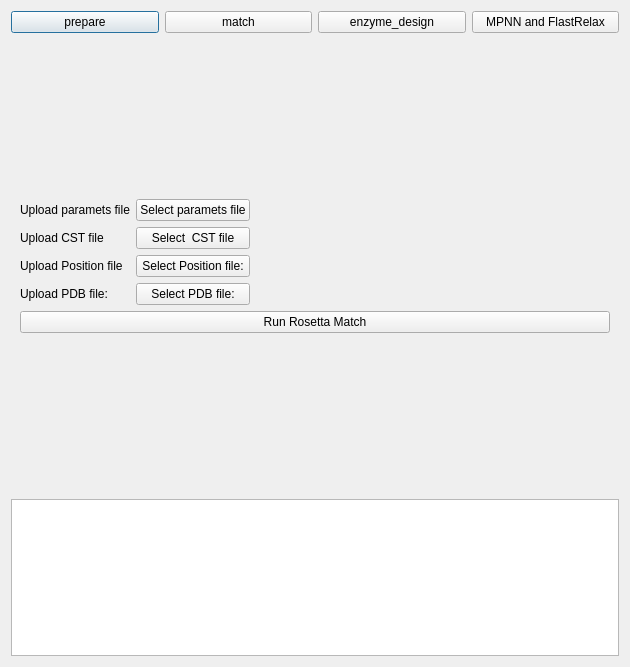
<?xml version="1.0" encoding="UTF-8"?>
<ui version="4.0">
 <class>Dialog</class>
 <widget class="QDialog" name="Dialog">
  <property name="geometry">
   <rect>
    <x>0</x>
    <y>0</y>
    <width>630</width>
    <height>667</height>
   </rect>
  </property>
  <property name="windowTitle">
   <string>Rosetta Match Plugin</string>
  </property>
  <layout class="QVBoxLayout" name="verticalLayout">
   <item>
    <layout class="QHBoxLayout" name="horizontalLayout">
     <item>
      <widget class="QPushButton" name="select_prepare">
       <property name="text">
        <string>prepare</string>
       </property>
      </widget>
     </item>
     <item>
      <widget class="QPushButton" name="select_match">
       <property name="text">
        <string>match</string>
       </property>
      </widget>
     </item>
     <item>
      <widget class="QPushButton" name="select_design">
       <property name="text">
        <string>enzyme_design</string>
       </property>
      </widget>
     </item>
     <item>
      <widget class="QPushButton" name="select_mpnn">
       <property name="text">
        <string>MPNN and FlastRelax</string>
       </property>
      </widget>
     </item>
    </layout>
   </item>
   <item>
    <widget class="QStackedWidget" name="stackedWidget">
     <property name="currentIndex">
      <number>3</number>
     </property>
     <widget class="QWidget" name="prepare_page">
      <property name="minimumSize">
       <size>
        <width>606</width>
        <height>0</height>
       </size>
      </property>
      <layout class="QVBoxLayout" name="verticalLayout_11">
       <item>
        <layout class="QVBoxLayout" name="verticalLayout_7">
         <item>
          <widget class="QLabel" name="label_6">
           <property name="palette">
            <palette>
             <active>
              <colorrole role="WindowText">
               <brush brushstyle="SolidPattern">
                <color alpha="255">
                 <red>252</red>
                 <green>1</green>
                 <blue>7</blue>
                </color>
               </brush>
              </colorrole>
             </active>
             <inactive>
              <colorrole role="WindowText">
               <brush brushstyle="SolidPattern">
                <color alpha="255">
                 <red>252</red>
                 <green>1</green>
                 <blue>7</blue>
                </color>
               </brush>
              </colorrole>
             </inactive>
             <disabled>
              <colorrole role="WindowText">
               <brush brushstyle="SolidPattern">
                <color alpha="255">
                 <red>127</red>
                 <green>127</green>
                 <blue>127</blue>
                </color>
               </brush>
              </colorrole>
             </disabled>
            </palette>
           </property>
           <property name="font">
            <font>
             <pointsize>20</pointsize>
             <weight>75</weight>
             <bold>true</bold>
            </font>
           </property>
           <property name="text">
            <string>Download data from Rcsb</string>
           </property>
           <property name="textFormat">
            <enum>Qt::AutoText</enum>
           </property>
           <property name="alignment">
            <set>Qt::AlignCenter</set>
           </property>
          </widget>
         </item>
         <item>
          <layout class="QHBoxLayout" name="horizontalLayout_4">
           <item>
            <widget class="QLabel" name="label">
             <property name="text">
              <string>Get PDB file</string>
             </property>
            </widget>
           </item>
           <item>
            <widget class="QLineEdit" name="prepare_show_pdbname">
             <property name="placeholderText">
              <string>please input PDB ID</string>
             </property>
            </widget>
           </item>
           <item>
            <widget class="QPushButton" name="prepare_get_pdbfile">
             <property name="text">
              <string>Get PDB</string>
             </property>
            </widget>
           </item>
          </layout>
         </item>
        </layout>
       </item>
       <item>
        <layout class="QVBoxLayout" name="verticalLayout_10">
         <item>
          <widget class="QLabel" name="label_7">
           <property name="palette">
            <palette>
             <active>
              <colorrole role="WindowText">
               <brush brushstyle="SolidPattern">
                <color alpha="255">
                 <red>252</red>
                 <green>1</green>
                 <blue>7</blue>
                </color>
               </brush>
              </colorrole>
             </active>
             <inactive>
              <colorrole role="WindowText">
               <brush brushstyle="SolidPattern">
                <color alpha="255">
                 <red>252</red>
                 <green>1</green>
                 <blue>7</blue>
                </color>
               </brush>
              </colorrole>
             </inactive>
             <disabled>
              <colorrole role="WindowText">
               <brush brushstyle="SolidPattern">
                <color alpha="255">
                 <red>127</red>
                 <green>127</green>
                 <blue>127</blue>
                </color>
               </brush>
              </colorrole>
             </disabled>
            </palette>
           </property>
           <property name="font">
            <font>
             <pointsize>20</pointsize>
             <weight>75</weight>
             <bold>true</bold>
            </font>
           </property>
           <property name="text">
            <string>File ready </string>
           </property>
           <property name="alignment">
            <set>Qt::AlignCenter</set>
           </property>
          </widget>
         </item>
         <item>
          <layout class="QVBoxLayout" name="verticalLayout_9">
           <item>
            <layout class="QHBoxLayout" name="horizontalLayout_2">
             <item>
              <widget class="QLabel" name="label_3">
               <property name="text">
                <string>Generate Cst file</string>
               </property>
              </widget>
             </item>
             <item>
              <layout class="QVBoxLayout" name="verticalLayout_5">
               <item>
                <widget class="QPushButton" name="prepare_upload_pdb_2">
                 <property name="text">
                  <string>Upload PDB file</string>
                 </property>
                </widget>
               </item>
               <item>
                <widget class="QLineEdit" name="prepare_show_cstpath"/>
               </item>
              </layout>
             </item>
             <item>
              <layout class="QVBoxLayout" name="verticalLayout_6">
               <item>
                <widget class="QPushButton" name="select_paramsfile_2">
                 <property name="text">
                  <string>Upload params file</string>
                 </property>
                </widget>
               </item>
               <item>
                <widget class="QLineEdit" name="show_paramsfile"/>
               </item>
              </layout>
             </item>
             <item>
              <widget class="QPushButton" name="prepare_genrate_cst">
               <property name="text">
                <string>Start</string>
               </property>
              </widget>
             </item>
            </layout>
           </item>
           <item>
            <layout class="QHBoxLayout" name="horizontalLayout_5">
             <item>
              <widget class="QLabel" name="label_4">
               <property name="text">
                <string>Clean PDB File</string>
               </property>
              </widget>
             </item>
             <item>
              <widget class="QPushButton" name="prepare_upload_pdb_3">
               <property name="text">
                <string>Upload PDB file</string>
               </property>
              </widget>
             </item>
             <item>
              <widget class="QLineEdit" name="prepare_show_cleanpdb"/>
             </item>
             <item>
              <widget class="QPushButton" name="prepare_generate_cleanpdb">
               <property name="text">
                <string>Start</string>
               </property>
              </widget>
             </item>
            </layout>
           </item>
           <item>
            <layout class="QHBoxLayout" name="horizontalLayout_3">
             <item>
              <widget class="QLabel" name="label_2">
               <property name="text">
                <string>Generate params File</string>
               </property>
              </widget>
             </item>
             <item>
              <widget class="QPushButton" name="prepare_upload_mol2">
               <property name="text">
                <string>Upload PDB file</string>
               </property>
              </widget>
             </item>
             <item>
              <widget class="QLineEdit" name="prepare_show_mol2path"/>
             </item>
             <item>
              <widget class="QPushButton" name="prepare_generate_params">
               <property name="text">
                <string>Start</string>
               </property>
              </widget>
             </item>
            </layout>
           </item>
           <item>
            <layout class="QHBoxLayout" name="horizontalLayout_6">
             <item>
              <widget class="QLabel" name="label_5">
               <property name="text">
                <string>Generate pos File </string>
               </property>
              </widget>
             </item>
             <item>
              <layout class="QVBoxLayout" name="verticalLayout_3">
               <item>
                <widget class="QPushButton" name="prepare_upload_pdbfile">
                 <property name="text">
                  <string>Upload PDB file</string>
                 </property>
                </widget>
               </item>
               <item>
                <widget class="QLineEdit" name="prepare_show_pdbpath"/>
               </item>
              </layout>
             </item>
             <item>
              <layout class="QVBoxLayout" name="verticalLayout_4">
               <item>
                <widget class="QPushButton" name="prepare_upload_ligandfile">
                 <property name="text">
                  <string>Upload ligand PDB file</string>
                 </property>
                </widget>
               </item>
               <item>
                <widget class="QLineEdit" name="prepare_show_ligandpath"/>
               </item>
              </layout>
             </item>
             <item>
              <widget class="QPushButton" name="prepare_generate_posfile">
               <property name="text">
                <string>Start</string>
               </property>
              </widget>
             </item>
            </layout>
           </item>
          </layout>
         </item>
        </layout>
       </item>
       <item>
        <layout class="QVBoxLayout" name="verticalLayout_8">
         <item>
          <widget class="QLabel" name="label_8">
           <property name="palette">
            <palette>
             <active>
              <colorrole role="WindowText">
               <brush brushstyle="SolidPattern">
                <color alpha="255">
                 <red>252</red>
                 <green>1</green>
                 <blue>7</blue>
                </color>
               </brush>
              </colorrole>
             </active>
             <inactive>
              <colorrole role="WindowText">
               <brush brushstyle="SolidPattern">
                <color alpha="255">
                 <red>252</red>
                 <green>1</green>
                 <blue>7</blue>
                </color>
               </brush>
              </colorrole>
             </inactive>
             <disabled>
              <colorrole role="WindowText">
               <brush brushstyle="SolidPattern">
                <color alpha="255">
                 <red>127</red>
                 <green>127</green>
                 <blue>127</blue>
                </color>
               </brush>
              </colorrole>
             </disabled>
            </palette>
           </property>
           <property name="font">
            <font>
             <pointsize>20</pointsize>
             <weight>75</weight>
             <bold>true</bold>
            </font>
           </property>
           <property name="text">
            <string>Get a CST file from CSC Database</string>
           </property>
           <property name="alignment">
            <set>Qt::AlignCenter</set>
           </property>
          </widget>
         </item>
         <item>
          <layout class="QHBoxLayout" name="horizontalLayout_7">
           <item>
            <widget class="QLabel" name="label_9">
             <property name="text">
              <string>PDB ID</string>
             </property>
            </widget>
           </item>
           <item>
            <spacer name="verticalSpacer_3">
             <property name="orientation">
              <enum>Qt::Vertical</enum>
             </property>
             <property name="sizeHint" stdset="0">
              <size>
               <width>20</width>
               <height>40</height>
              </size>
             </property>
            </spacer>
           </item>
           <item>
            <widget class="QLineEdit" name="prepare_show_pdbname_2"/>
           </item>
           <item>
            <widget class="QPushButton" name="prepare_get_cstfile">
             <property name="text">
              <string>Get CstFile</string>
             </property>
            </widget>
           </item>
          </layout>
         </item>
        </layout>
       </item>
      </layout>
     </widget>
     <widget class="QWidget" name="page">
      <layout class="QGridLayout" name="gridLayout_3">
       <item row="0" column="0">
        <layout class="QGridLayout" name="gridLayout">
         <item row="6" column="0">
          <widget class="QPushButton" name="design_upload_scfile">
           <property name="text">
            <string>Select ScFile</string>
           </property>
          </widget>
         </item>
         <item row="8" column="0" colspan="3">
          <widget class="QTableView" name="design_show_scanalyresults"/>
         </item>
         <item row="6" column="2">
          <widget class="QPushButton" name="design_start_scanalysis">
           <property name="text">
            <string>Analysis</string>
           </property>
          </widget>
         </item>
         <item row="0" column="0">
          <widget class="QLabel" name="label_cst_params_2">
           <property name="text">
            <string>Upload params file</string>
           </property>
          </widget>
         </item>
         <item row="2" column="2">
          <widget class="QLineEdit" name="design_show_pdbpath"/>
         </item>
         <item row="0" column="1">
          <widget class="QPushButton" name="select_cst_params_2">
           <property name="text">
            <string>Select params file</string>
           </property>
          </widget>
         </item>
         <item row="2" column="1">
          <widget class="QPushButton" name="select_design_pdb_file">
           <property name="text">
            <string>Select PDB file</string>
           </property>
          </widget>
         </item>
         <item row="5" column="0" colspan="3">
          <widget class="QPushButton" name="run_design_button">
           <property name="text">
            <string>Run Rosetta Design</string>
           </property>
          </widget>
         </item>
         <item row="0" column="2">
          <widget class="QLineEdit" name="cst_params_entry_2"/>
         </item>
         <item row="1" column="0">
          <widget class="QLabel" name="label_cst_file_2">
           <property name="text">
            <string>Upload CST file</string>
           </property>
          </widget>
         </item>
         <item row="1" column="1">
          <widget class="QPushButton" name="select_cst_file_2">
           <property name="text">
            <string>Select CST file</string>
           </property>
          </widget>
         </item>
         <item row="1" column="2">
          <widget class="QLineEdit" name="cst_file_entry_2"/>
         </item>
         <item row="2" column="0">
          <widget class="QLabel" name="label_design_pdb_file">
           <property name="text">
            <string>Upload  PDB file</string>
           </property>
          </widget>
         </item>
         <item row="6" column="1">
          <widget class="QLineEdit" name="design_show_scfilepath_2"/>
         </item>
         <item row="3" column="0">
          <widget class="QLabel" name="label_13">
           <property name="text">
            <string>Choose output structure</string>
           </property>
          </widget>
         </item>
         <item row="3" column="1">
          <widget class="QLineEdit" name="design_choosenum">
           <property name="placeholderText">
            <string>default 15</string>
           </property>
          </widget>
         </item>
        </layout>
       </item>
      </layout>
     </widget>
     <widget class="QWidget" name="page_3">
      <layout class="QVBoxLayout" name="verticalLayout_14">
       <item>
        <layout class="QVBoxLayout" name="verticalLayout_13">
         <item>
          <layout class="QVBoxLayout" name="verticalLayout_2">
           <item>
            <layout class="QHBoxLayout" name="horizontalLayout_8">
             <item>
              <widget class="QLabel" name="label_checkpoint_file">
               <property name="text">
                <string>Upload MPNN model File </string>
               </property>
              </widget>
             </item>
             <item>
              <widget class="QPushButton" name="select_checkpoint_file">
               <property name="text">
                <string>Select MPNN model file</string>
               </property>
              </widget>
             </item>
             <item>
              <widget class="QLineEdit" name="checkpoint_file_entry"/>
             </item>
            </layout>
           </item>
           <item>
            <layout class="QHBoxLayout" name="horizontalLayout_9">
             <item>
              <widget class="QLabel" name="label_model_type">
               <property name="text">
                <string>Select model type</string>
               </property>
              </widget>
             </item>
             <item>
              <widget class="QComboBox" name="select_model_type">
               <item>
                <property name="text">
                 <string>ligand_mpnn</string>
                </property>
               </item>
               <item>
                <property name="text">
                 <string>protein_mpnn</string>
                </property>
               </item>
              </widget>
             </item>
             <item>
              <widget class="QLineEdit" name="model_type_entry"/>
             </item>
            </layout>
           </item>
           <item>
            <layout class="QHBoxLayout" name="horizontalLayout_10">
             <item>
              <widget class="QLabel" name="label_pdb_file_2">
               <property name="text">
                <string>Upload PDB fIle</string>
               </property>
              </widget>
             </item>
             <item>
              <widget class="QPushButton" name="select_pdb_file_2">
               <property name="text">
                <string>Select PDB file</string>
               </property>
              </widget>
             </item>
             <item>
              <widget class="QLineEdit" name="pdb_file_entry_2"/>
             </item>
            </layout>
           </item>
           <item>
            <layout class="QHBoxLayout" name="horizontalLayout_12">
             <item>
              <widget class="QLabel" name="label_10">
               <property name="text">
                <string>Select Design Chain</string>
               </property>
              </widget>
             </item>
             <item>
              <widget class="QLineEdit" name="mpnn_show_chain"/>
             </item>
            </layout>
           </item>
          </layout>
         </item>
         <item>
          <layout class="QVBoxLayout" name="verticalLayout_12">
           <item>
            <layout class="QHBoxLayout" name="horizontalLayout_13">
             <item>
              <widget class="QLabel" name="label_11">
               <property name="text">
                <string>Upload Cst file</string>
               </property>
              </widget>
             </item>
             <item>
              <widget class="QPushButton" name="select_cst_file_3">
               <property name="text">
                <string>Select CST file</string>
               </property>
              </widget>
             </item>
             <item>
              <widget class="QLineEdit" name="show_cstpath"/>
             </item>
            </layout>
           </item>
           <item>
            <layout class="QHBoxLayout" name="horizontalLayout_14">
             <item>
              <widget class="QLabel" name="label_12">
               <property name="text">
                <string>Upload params file</string>
               </property>
              </widget>
             </item>
             <item>
              <widget class="QPushButton" name="select_paramsfile">
               <property name="text">
                <string>Select params file</string>
               </property>
              </widget>
             </item>
             <item>
              <widget class="QLineEdit" name="show_paramsfilepath"/>
             </item>
            </layout>
           </item>
          </layout>
         </item>
         <item>
          <layout class="QHBoxLayout" name="horizontalLayout_15">
           <item>
            <widget class="QLabel" name="label_14">
             <property name="text">
              <string>Choose output structure</string>
             </property>
            </widget>
           </item>
           <item>
            <widget class="QLineEdit" name="mpnn_choosenum">
             <property name="placeholderText">
              <string>default：15</string>
             </property>
            </widget>
           </item>
          </layout>
         </item>
         <item>
          <layout class="QHBoxLayout" name="horizontalLayout_16">
           <item>
            <widget class="QLabel" name="label_15">
             <property name="text">
              <string>Choose cst cutoff</string>
             </property>
            </widget>
           </item>
           <item>
            <widget class="QLineEdit" name="choose_cstcutoff">
             <property name="placeholderText">
              <string>Filter structures based on constraints. Default 0: no filtering.</string>
             </property>
            </widget>
           </item>
          </layout>
         </item>
         <item>
          <widget class="QPushButton" name="run_button_2">
           <property name="text">
            <string>Run </string>
           </property>
          </widget>
         </item>
         <item>
          <layout class="QHBoxLayout" name="horizontalLayout_11">
           <item>
            <widget class="QPushButton" name="select_score_button">
             <property name="text">
              <string>Select Score File</string>
             </property>
            </widget>
           </item>
           <item>
            <widget class="QLineEdit" name="mpnn_show_scpath"/>
           </item>
           <item>
            <widget class="QPushButton" name="analysisscore">
             <property name="text">
              <string>Analysis</string>
             </property>
            </widget>
           </item>
          </layout>
         </item>
         <item>
          <widget class="QTableView" name="analysis_view"/>
         </item>
        </layout>
       </item>
      </layout>
     </widget>
     <widget class="QWidget" name="page_2">
      <layout class="QGridLayout" name="gridLayout_4">
       <item row="0" column="0">
        <layout class="QGridLayout" name="gridLayout_2">
         <item row="0" column="1">
          <widget class="QPushButton" name="select_cst_params">
           <property name="text">
            <string>Select paramets file</string>
           </property>
          </widget>
         </item>
         <item row="2" column="0">
          <widget class="QLabel" name="label_pos_file">
           <property name="text">
            <string>Upload Position file</string>
           </property>
          </widget>
         </item>
         <item row="2" column="2">
          <widget class="QLineEdit" name="pos_file_entry">
           <property name="palette">
            <palette>
             <active>
              <colorrole role="Button">
               <brush brushstyle="SolidPattern">
                <color alpha="0">
                 <red>0</red>
                 <green>0</green>
                 <blue>0</blue>
                </color>
               </brush>
              </colorrole>
              <colorrole role="Text">
               <brush brushstyle="SolidPattern">
                <color alpha="255">
                 <red>252</red>
                 <green>1</green>
                 <blue>7</blue>
                </color>
               </brush>
              </colorrole>
              <colorrole role="Base">
               <brush brushstyle="SolidPattern">
                <color alpha="0">
                 <red>0</red>
                 <green>0</green>
                 <blue>0</blue>
                </color>
               </brush>
              </colorrole>
              <colorrole role="Window">
               <brush brushstyle="SolidPattern">
                <color alpha="0">
                 <red>0</red>
                 <green>0</green>
                 <blue>0</blue>
                </color>
               </brush>
              </colorrole>
             </active>
             <inactive>
              <colorrole role="Button">
               <brush brushstyle="SolidPattern">
                <color alpha="0">
                 <red>0</red>
                 <green>0</green>
                 <blue>0</blue>
                </color>
               </brush>
              </colorrole>
              <colorrole role="Text">
               <brush brushstyle="SolidPattern">
                <color alpha="255">
                 <red>252</red>
                 <green>1</green>
                 <blue>7</blue>
                </color>
               </brush>
              </colorrole>
              <colorrole role="Base">
               <brush brushstyle="SolidPattern">
                <color alpha="0">
                 <red>0</red>
                 <green>0</green>
                 <blue>0</blue>
                </color>
               </brush>
              </colorrole>
              <colorrole role="Window">
               <brush brushstyle="SolidPattern">
                <color alpha="0">
                 <red>0</red>
                 <green>0</green>
                 <blue>0</blue>
                </color>
               </brush>
              </colorrole>
             </inactive>
             <disabled>
              <colorrole role="Button">
               <brush brushstyle="SolidPattern">
                <color alpha="0">
                 <red>0</red>
                 <green>0</green>
                 <blue>0</blue>
                </color>
               </brush>
              </colorrole>
              <colorrole role="Text">
               <brush brushstyle="SolidPattern">
                <color alpha="255">
                 <red>127</red>
                 <green>127</green>
                 <blue>127</blue>
                </color>
               </brush>
              </colorrole>
              <colorrole role="Base">
               <brush brushstyle="SolidPattern">
                <color alpha="0">
                 <red>0</red>
                 <green>0</green>
                 <blue>0</blue>
                </color>
               </brush>
              </colorrole>
              <colorrole role="Window">
               <brush brushstyle="SolidPattern">
                <color alpha="0">
                 <red>0</red>
                 <green>0</green>
                 <blue>0</blue>
                </color>
               </brush>
              </colorrole>
             </disabled>
            </palette>
           </property>
           <property name="styleSheet">
            <string notr="true">background:transparent;border-width:0;border-style:outset;</string>
           </property>
          </widget>
         </item>
         <item row="0" column="0">
          <widget class="QLabel" name="label_cst_params">
           <property name="text">
            <string>Upload paramets file</string>
           </property>
          </widget>
         </item>
         <item row="1" column="0">
          <widget class="QLabel" name="label_cst_file">
           <property name="text">
            <string>Upload CST file</string>
           </property>
          </widget>
         </item>
         <item row="0" column="2">
          <widget class="QLineEdit" name="cst_params_entry">
           <property name="palette">
            <palette>
             <active>
              <colorrole role="Button">
               <brush brushstyle="SolidPattern">
                <color alpha="0">
                 <red>0</red>
                 <green>0</green>
                 <blue>0</blue>
                </color>
               </brush>
              </colorrole>
              <colorrole role="Text">
               <brush brushstyle="SolidPattern">
                <color alpha="255">
                 <red>252</red>
                 <green>1</green>
                 <blue>7</blue>
                </color>
               </brush>
              </colorrole>
              <colorrole role="Base">
               <brush brushstyle="SolidPattern">
                <color alpha="0">
                 <red>0</red>
                 <green>0</green>
                 <blue>0</blue>
                </color>
               </brush>
              </colorrole>
              <colorrole role="Window">
               <brush brushstyle="SolidPattern">
                <color alpha="0">
                 <red>0</red>
                 <green>0</green>
                 <blue>0</blue>
                </color>
               </brush>
              </colorrole>
             </active>
             <inactive>
              <colorrole role="Button">
               <brush brushstyle="SolidPattern">
                <color alpha="0">
                 <red>0</red>
                 <green>0</green>
                 <blue>0</blue>
                </color>
               </brush>
              </colorrole>
              <colorrole role="Text">
               <brush brushstyle="SolidPattern">
                <color alpha="255">
                 <red>252</red>
                 <green>1</green>
                 <blue>7</blue>
                </color>
               </brush>
              </colorrole>
              <colorrole role="Base">
               <brush brushstyle="SolidPattern">
                <color alpha="0">
                 <red>0</red>
                 <green>0</green>
                 <blue>0</blue>
                </color>
               </brush>
              </colorrole>
              <colorrole role="Window">
               <brush brushstyle="SolidPattern">
                <color alpha="0">
                 <red>0</red>
                 <green>0</green>
                 <blue>0</blue>
                </color>
               </brush>
              </colorrole>
             </inactive>
             <disabled>
              <colorrole role="Button">
               <brush brushstyle="SolidPattern">
                <color alpha="0">
                 <red>0</red>
                 <green>0</green>
                 <blue>0</blue>
                </color>
               </brush>
              </colorrole>
              <colorrole role="Text">
               <brush brushstyle="SolidPattern">
                <color alpha="255">
                 <red>127</red>
                 <green>127</green>
                 <blue>127</blue>
                </color>
               </brush>
              </colorrole>
              <colorrole role="Base">
               <brush brushstyle="SolidPattern">
                <color alpha="0">
                 <red>0</red>
                 <green>0</green>
                 <blue>0</blue>
                </color>
               </brush>
              </colorrole>
              <colorrole role="Window">
               <brush brushstyle="SolidPattern">
                <color alpha="0">
                 <red>0</red>
                 <green>0</green>
                 <blue>0</blue>
                </color>
               </brush>
              </colorrole>
             </disabled>
            </palette>
           </property>
           <property name="styleSheet">
            <string notr="true">background:transparent;border-width:0;border-style:outset;</string>
           </property>
           <property name="readOnly">
            <bool>true</bool>
           </property>
          </widget>
         </item>
         <item row="2" column="1">
          <widget class="QPushButton" name="select_pos_file">
           <property name="text">
            <string>Select Position file:</string>
           </property>
          </widget>
         </item>
         <item row="1" column="2">
          <widget class="QLineEdit" name="cst_file_entry">
           <property name="palette">
            <palette>
             <active>
              <colorrole role="Button">
               <brush brushstyle="SolidPattern">
                <color alpha="0">
                 <red>0</red>
                 <green>0</green>
                 <blue>0</blue>
                </color>
               </brush>
              </colorrole>
              <colorrole role="Text">
               <brush brushstyle="SolidPattern">
                <color alpha="255">
                 <red>252</red>
                 <green>1</green>
                 <blue>7</blue>
                </color>
               </brush>
              </colorrole>
              <colorrole role="Base">
               <brush brushstyle="SolidPattern">
                <color alpha="0">
                 <red>0</red>
                 <green>0</green>
                 <blue>0</blue>
                </color>
               </brush>
              </colorrole>
              <colorrole role="Window">
               <brush brushstyle="SolidPattern">
                <color alpha="0">
                 <red>0</red>
                 <green>0</green>
                 <blue>0</blue>
                </color>
               </brush>
              </colorrole>
             </active>
             <inactive>
              <colorrole role="Button">
               <brush brushstyle="SolidPattern">
                <color alpha="0">
                 <red>0</red>
                 <green>0</green>
                 <blue>0</blue>
                </color>
               </brush>
              </colorrole>
              <colorrole role="Text">
               <brush brushstyle="SolidPattern">
                <color alpha="255">
                 <red>252</red>
                 <green>1</green>
                 <blue>7</blue>
                </color>
               </brush>
              </colorrole>
              <colorrole role="Base">
               <brush brushstyle="SolidPattern">
                <color alpha="0">
                 <red>0</red>
                 <green>0</green>
                 <blue>0</blue>
                </color>
               </brush>
              </colorrole>
              <colorrole role="Window">
               <brush brushstyle="SolidPattern">
                <color alpha="0">
                 <red>0</red>
                 <green>0</green>
                 <blue>0</blue>
                </color>
               </brush>
              </colorrole>
             </inactive>
             <disabled>
              <colorrole role="Button">
               <brush brushstyle="SolidPattern">
                <color alpha="0">
                 <red>0</red>
                 <green>0</green>
                 <blue>0</blue>
                </color>
               </brush>
              </colorrole>
              <colorrole role="Text">
               <brush brushstyle="SolidPattern">
                <color alpha="255">
                 <red>127</red>
                 <green>127</green>
                 <blue>127</blue>
                </color>
               </brush>
              </colorrole>
              <colorrole role="Base">
               <brush brushstyle="SolidPattern">
                <color alpha="0">
                 <red>0</red>
                 <green>0</green>
                 <blue>0</blue>
                </color>
               </brush>
              </colorrole>
              <colorrole role="Window">
               <brush brushstyle="SolidPattern">
                <color alpha="0">
                 <red>0</red>
                 <green>0</green>
                 <blue>0</blue>
                </color>
               </brush>
              </colorrole>
             </disabled>
            </palette>
           </property>
           <property name="styleSheet">
            <string notr="true">background:transparent;border-width:0;border-style:outset;</string>
           </property>
          </widget>
         </item>
         <item row="1" column="1">
          <widget class="QPushButton" name="select_cst_file">
           <property name="text">
            <string>Select  CST file</string>
           </property>
          </widget>
         </item>
         <item row="3" column="2">
          <widget class="QLineEdit" name="pdb_file_entry">
           <property name="palette">
            <palette>
             <active>
              <colorrole role="Button">
               <brush brushstyle="SolidPattern">
                <color alpha="0">
                 <red>0</red>
                 <green>0</green>
                 <blue>0</blue>
                </color>
               </brush>
              </colorrole>
              <colorrole role="Text">
               <brush brushstyle="SolidPattern">
                <color alpha="255">
                 <red>252</red>
                 <green>1</green>
                 <blue>7</blue>
                </color>
               </brush>
              </colorrole>
              <colorrole role="Base">
               <brush brushstyle="SolidPattern">
                <color alpha="0">
                 <red>0</red>
                 <green>0</green>
                 <blue>0</blue>
                </color>
               </brush>
              </colorrole>
              <colorrole role="Window">
               <brush brushstyle="SolidPattern">
                <color alpha="0">
                 <red>0</red>
                 <green>0</green>
                 <blue>0</blue>
                </color>
               </brush>
              </colorrole>
             </active>
             <inactive>
              <colorrole role="Button">
               <brush brushstyle="SolidPattern">
                <color alpha="0">
                 <red>0</red>
                 <green>0</green>
                 <blue>0</blue>
                </color>
               </brush>
              </colorrole>
              <colorrole role="Text">
               <brush brushstyle="SolidPattern">
                <color alpha="255">
                 <red>252</red>
                 <green>1</green>
                 <blue>7</blue>
                </color>
               </brush>
              </colorrole>
              <colorrole role="Base">
               <brush brushstyle="SolidPattern">
                <color alpha="0">
                 <red>0</red>
                 <green>0</green>
                 <blue>0</blue>
                </color>
               </brush>
              </colorrole>
              <colorrole role="Window">
               <brush brushstyle="SolidPattern">
                <color alpha="0">
                 <red>0</red>
                 <green>0</green>
                 <blue>0</blue>
                </color>
               </brush>
              </colorrole>
             </inactive>
             <disabled>
              <colorrole role="Button">
               <brush brushstyle="SolidPattern">
                <color alpha="0">
                 <red>0</red>
                 <green>0</green>
                 <blue>0</blue>
                </color>
               </brush>
              </colorrole>
              <colorrole role="Text">
               <brush brushstyle="SolidPattern">
                <color alpha="255">
                 <red>127</red>
                 <green>127</green>
                 <blue>127</blue>
                </color>
               </brush>
              </colorrole>
              <colorrole role="Base">
               <brush brushstyle="SolidPattern">
                <color alpha="0">
                 <red>0</red>
                 <green>0</green>
                 <blue>0</blue>
                </color>
               </brush>
              </colorrole>
              <colorrole role="Window">
               <brush brushstyle="SolidPattern">
                <color alpha="0">
                 <red>0</red>
                 <green>0</green>
                 <blue>0</blue>
                </color>
               </brush>
              </colorrole>
             </disabled>
            </palette>
           </property>
           <property name="styleSheet">
            <string notr="true">background:transparent;border-width:0;border-style:outset;</string>
           </property>
          </widget>
         </item>
         <item row="4" column="0" colspan="3">
          <widget class="QPushButton" name="run_button">
           <property name="text">
            <string>Run Rosetta Match</string>
           </property>
          </widget>
         </item>
         <item row="3" column="1">
          <widget class="QPushButton" name="select_pdb_file">
           <property name="text">
            <string>Select PDB file:</string>
           </property>
          </widget>
         </item>
         <item row="3" column="0">
          <widget class="QLabel" name="label_pdb_file">
           <property name="text">
            <string>Upload PDB file:</string>
           </property>
          </widget>
         </item>
        </layout>
       </item>
      </layout>
     </widget>
    </widget>
   </item>
   <item>
    <widget class="QTreeView" name="file_tree_view"/>
   </item>
  </layout>
 </widget>
 <resources/>
 <connections/>
</ui>
